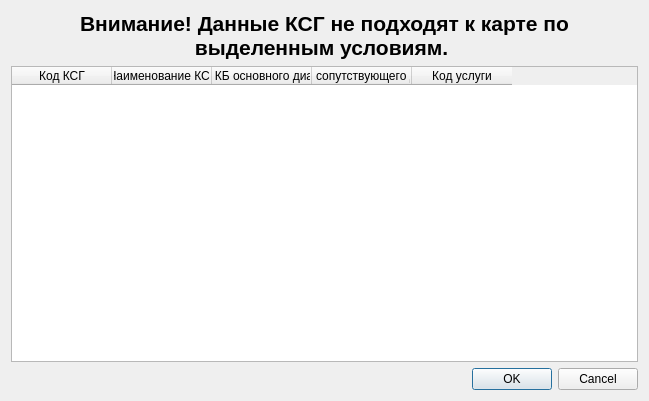
<?xml version="1.0" encoding="UTF-8"?>
<ui version="4.0">
 <class>Dialog</class>
 <widget class="QDialog" name="Dialog">
  <property name="geometry">
   <rect>
    <x>0</x>
    <y>0</y>
    <width>649</width>
    <height>401</height>
   </rect>
  </property>
  <property name="windowTitle">
   <string>Dialog</string>
  </property>
  <layout class="QVBoxLayout" name="verticalLayout">
   <item>
    <widget class="QLabel" name="label">
     <property name="font">
      <font>
       <pointsize>16</pointsize>
       <weight>75</weight>
       <bold>true</bold>
      </font>
     </property>
     <property name="text">
      <string>Внимание! Данные КСГ не подходят к карте по выделенным условиям. </string>
     </property>
     <property name="alignment">
      <set>Qt::AlignCenter</set>
     </property>
     <property name="wordWrap">
      <bool>true</bool>
     </property>
    </widget>
   </item>
   <item>
    <widget class="QTableWidget" name="tableWidget">
     <property name="selectionBehavior">
      <enum>QAbstractItemView::SelectRows</enum>
     </property>
     <property name="gridStyle">
      <enum>Qt::SolidLine</enum>
     </property>
     <property name="sortingEnabled">
      <bool>true</bool>
     </property>
     <property name="rowCount">
      <number>0</number>
     </property>
     <attribute name="horizontalHeaderCascadingSectionResizes">
      <bool>true</bool>
     </attribute>
     <column>
      <property name="text">
       <string>Код КСГ</string>
      </property>
     </column>
     <column>
      <property name="text">
       <string>Наименование КСГ</string>
      </property>
     </column>
     <column>
      <property name="text">
       <string>Код МКБ основного диагноза</string>
      </property>
     </column>
     <column>
      <property name="text">
       <string>Код МКБ сопутствующего диагноза</string>
      </property>
     </column>
     <column>
      <property name="text">
       <string>Код услуги</string>
      </property>
     </column>
    </widget>
   </item>
   <item>
    <widget class="QDialogButtonBox" name="buttonBox">
     <property name="orientation">
      <enum>Qt::Horizontal</enum>
     </property>
     <property name="standardButtons">
      <set>QDialogButtonBox::Cancel|QDialogButtonBox::Ok</set>
     </property>
    </widget>
   </item>
  </layout>
 </widget>
 <resources/>
 <connections>
  <connection>
   <sender>buttonBox</sender>
   <signal>accepted()</signal>
   <receiver>Dialog</receiver>
   <slot>accept()</slot>
   <hints>
    <hint type="sourcelabel">
     <x>248</x>
     <y>254</y>
    </hint>
    <hint type="destinationlabel">
     <x>157</x>
     <y>274</y>
    </hint>
   </hints>
  </connection>
  <connection>
   <sender>buttonBox</sender>
   <signal>rejected()</signal>
   <receiver>Dialog</receiver>
   <slot>reject()</slot>
   <hints>
    <hint type="sourcelabel">
     <x>316</x>
     <y>260</y>
    </hint>
    <hint type="destinationlabel">
     <x>286</x>
     <y>274</y>
    </hint>
   </hints>
  </connection>
 </connections>
</ui>
